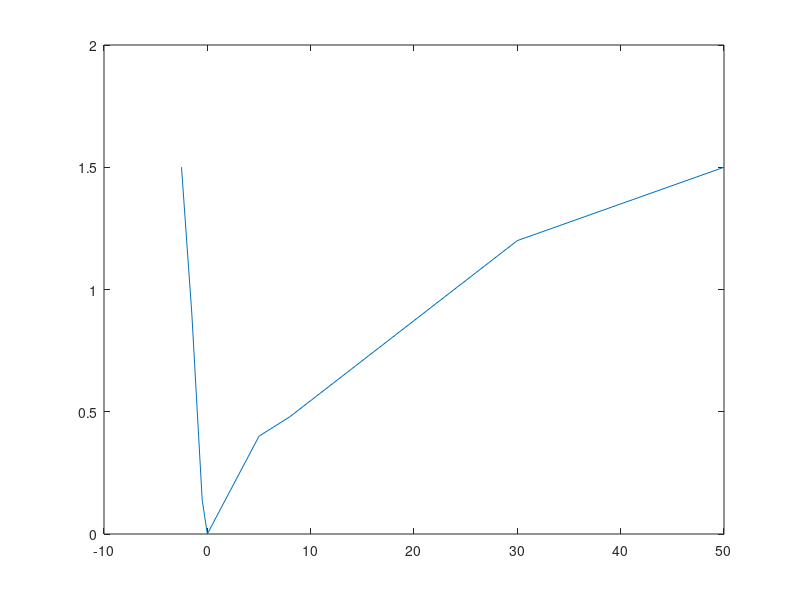

The MATLAB source for this figure:
% This is a cost library for GAP_error 
% A is variale for gap_error

x=[-2.5,-1.5,-0.5,0,5,8,30,50]; 
y=[1.5,0.9,0.14,0,0.4,0.48,1.2,1.5]; 

figure
% plot(x,y)
title('Gap Error');
xlabel('Gap Error(m)');
ylabel('Cost');

A = plot(x,y);


